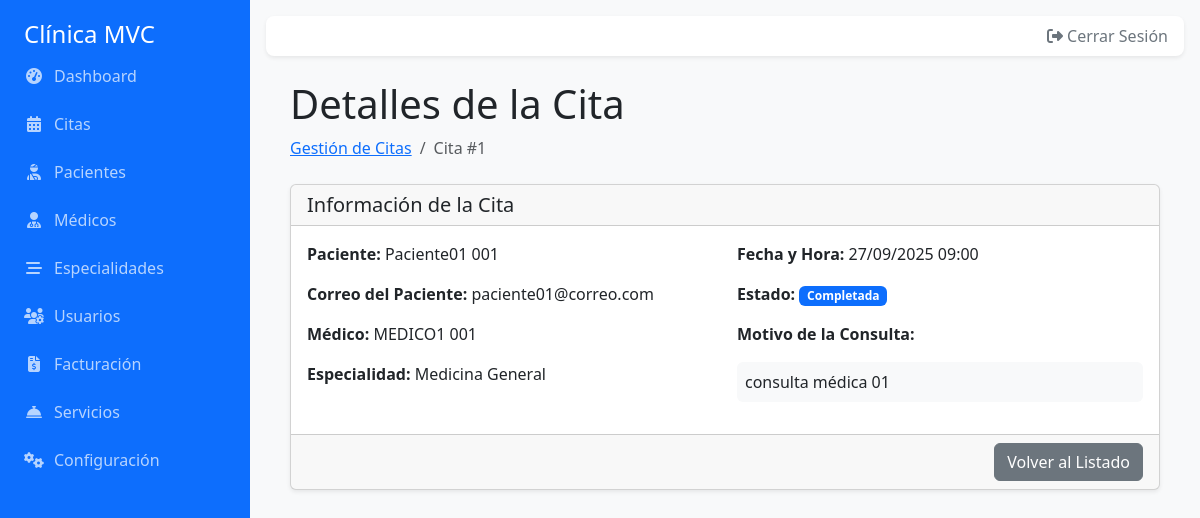
The app's page /index.php?controller=Cita&action=ver&id=1 (signed in) with its own data.
### tables this page shows
CREATE TABLE `citas` (
  `id_cita` int(11) NOT NULL,
  `id_paciente` int(11) NOT NULL,
  `id_medico` int(11) NOT NULL,
  `id_tipo_consulta` int(11) DEFAULT NULL,
  `fecha_hora_inicio` datetime NOT NULL,
  `fecha_hora_fin` datetime NOT NULL,
  `estado` enum('Programada','Confirmada','Cancelada','Completada','No-Show') NOT NULL DEFAULT 'Programada',
  `motivo_consulta` text DEFAULT NULL,
  `es_recurrente` tinyint(1) DEFAULT 0,
  `id_cita_padre_recurrencia` int(11) DEFAULT NULL
);

CREATE TABLE `pacientes` (
  `id_paciente` int(11) NOT NULL,
  `id_usuario` int(11) DEFAULT NULL,
  `nombres` varchar(100) NOT NULL,
  `apellidos` varchar(100) NOT NULL,
  `documento_identidad` varchar(20) DEFAULT NULL,
  `fecha_nacimiento` date DEFAULT NULL,
  `telefono` varchar(20) DEFAULT NULL
);

CREATE TABLE `usuarios` (
  `id_usuario` int(11) NOT NULL,
  `correo_electronico` varchar(100) NOT NULL,
  `contrasena` varchar(255) DEFAULT NULL,
  `rol` enum('Paciente','Medico','Administrador') NOT NULL,
  `activo` tinyint(1) NOT NULL DEFAULT 1,
  `token_activacion` varchar(64) DEFAULT NULL,
  `token_expiracion` datetime DEFAULT NULL,
  `fecha_creacion` timestamp NOT NULL DEFAULT current_timestamp()
);

CREATE TABLE `medicos` (
  `id_medico` int(11) NOT NULL,
  `id_usuario` int(11) DEFAULT NULL,
  `nombres` varchar(100) NOT NULL,
  `apellidos` varchar(100) NOT NULL,
  `id_especialidad` int(11) NOT NULL,
  `numero_colegiatura` varchar(50) DEFAULT NULL
);

CREATE TABLE `especialidades` (
  `id_especialidad` int(11) NOT NULL,
  `nombre_especialidad` varchar(100) NOT NULL,
  `activo` tinyint(1) NOT NULL DEFAULT 1
);

### app/models/Cita.php (called while the page is built, shortened)
<?php
class Cita {
    private $conn;
    public function __construct($db) {
        $this->conn = $db;
    }
    public function buscarPorId($id_cita) {
        $query = "SELECT c.*,
                    p.nombres AS paciente_nombres, p.apellidos AS paciente_apellidos, up.correo_electronico AS paciente_correo,
                    m.nombres AS medico_nombres, m.apellidos AS medico_apellidos,
                    e.nombre_especialidad
                  FROM citas c
                  LEFT JOIN pacientes p ON c.id_paciente = p.id_paciente
                  LEFT JOIN usuarios up ON p.id_usuario = up.id_usuario
                  LEFT JOIN medicos m ON c.id_medico = m.id_medico
                  LEFT JOIN especialidades e ON m.id_especialidad = e.id_especialidad
                  WHERE c.id_cita = ?
                  LIMIT 1";
        $stmt = $this->conn->prepare($query);
        $stmt->bindParam(1, $id_cita, PDO::PARAM_INT);
        $stmt->execute();
        return $stmt->fetch(PDO::FETCH_ASSOC);
    }
}

### app/views/citas/ver.php (the view, shortened to what this page needs)
<?php
require_once __DIR__ . '/../layout/header.php';
?>
<div class="container-fluid px-4">
    <h1 class="mt-4">Detalles de la Cita</h1>
    <ol class="breadcrumb mb-4">
        <li class="breadcrumb-item"><a href="index.php?controller=Cita&action=index">Gestión de Citas</a></li>
        <li class="breadcrumb-item active">Cita #<?php echo $cita['id_cita']; ?></li>
    </ol>
    <div class="card shadow-sm">
        <div class="card-header">
            <h5 class="my-0 fw-normal">Información de la Cita</h5>
        </div>
        <div class="card-body">
            <div class="row">
                <div class="col-md-6">
                    <p><strong>Paciente:</strong> <?php echo htmlspecialchars($cita['paciente_nombres'] . ' ' . $cita['paciente_apellidos']); ?></p>
                    <p><strong>Correo del Paciente:</strong> <?php echo htmlspecialchars($cita['paciente_correo']); ?></p>
                    <p><strong>Médico:</strong> <?php echo htmlspecialchars($cita['medico_nombres'] . ' ' . $cita['medico_apellidos']); ?></p>
                    <p><strong>Especialidad:</strong> <?php echo htmlspecialchars($cita['nombre_especialidad']); ?></p>
                </div>
                <div class="col-md-6">
                    <p><strong>Fecha y Hora:</strong> <?php echo date('d/m/Y H:i', strtotime($cita['fecha_hora_inicio'])); ?></p>
                    <p><strong>Estado:</strong> <span class="badge bg-primary"><?php echo htmlspecialchars($cita['estado']); ?></span></p>
                    <p><strong>Motivo de la Consulta:</strong></p>
                    <p class="bg-light p-2 rounded"><?php echo nl2br(htmlspecialchars($cita['motivo_consulta'] ?? 'No especificado')); ?></p>
                </div>
            </div>
        </div>
        <div class="card-footer text-end">
            <a href="index.php?controller=Cita&action=index" class="btn btn-secondary">Volver al Listado</a>
        </div>
    </div>
</div>
<?php require_once __DIR__ . '/../layout/footer.php'; ?>

### public/css/style.css (style rules this page uses)
body { display: flex; background-color: #f8f9fa; }

### records on screen
citas: id_cita "1", id_paciente.apellidos "Paciente01 001", usuarios.correo_electronico "paciente01@correo.com", id_medico.apellidos "MEDICO1 001", especialidades.nombre_especialidad "Medicina General", fecha_hora_inicio "27/09/2025 09:00", estado "Completada", motivo_consulta "consulta médica 01"

### other values on screen
$item['label'] "Dashboard"
$item['label'] "Citas"
$item['label'] "Pacientes"
$item['label'] "Médicos"
$item['label'] "Especialidades"
$item['label'] "Usuarios"
$item['label'] "Facturación"
$item['label'] "Servicios"
$item['label'] "Configuración"
